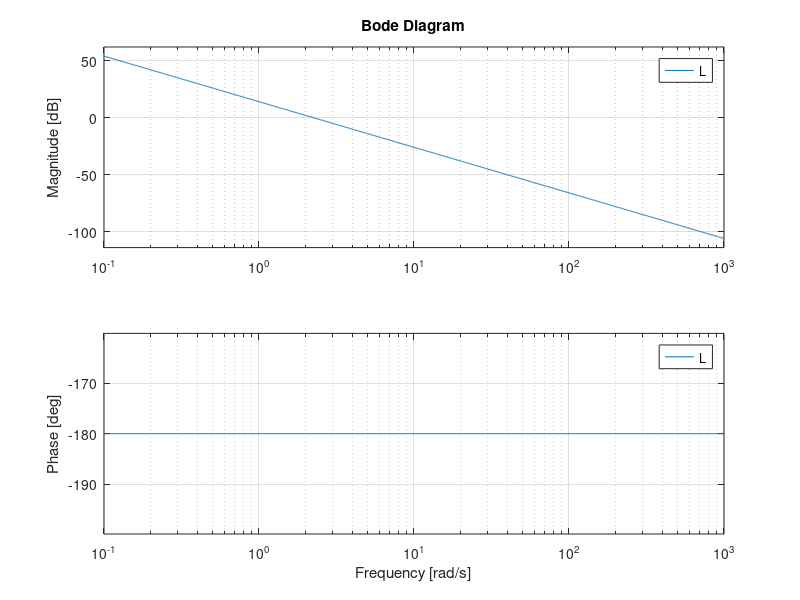

This chart was generated by the following MATLAB code: (Note: this script raises an error after producing the figure.)
clear
close all  
clc
 
% Laplace variable
s = tf('s');

% Loop transfer functions
Ga = 1; Gf = 1; Gs = 1;
Gp = 1/s;

% Reference requirements
Gc_origin_poles = 1;
delta = 36.5-8.25;
kc_ideal = 10^(14/20);
kc = 1 * kc_ideal

% Transient requirements
s_cap = 0.05;
tr = 0.5;
damping = abs(log(s_cap)) / sqrt(pi^2 + log(s_cap)^2)
Tp = 1 / (2 * damping * sqrt(1 - damping^2))
Sp_num = 2 * damping * sqrt(2 + 4 * damping^2 + 2 * sqrt(1 + 8 * damping^2));
Sp_den = sqrt(1 + 8 * damping^2) + 4 * damping^2 - 1;
Sp = Sp_num / Sp_den
cf_num = (pi - acos(damping)) * sqrt(sqrt(1 + 4 * damping^4) - 2 * damping^2);
cf_den = sqrt(1 - damping^2) * tr;
min_crossover_freq = cf_num / cf_den

% Controller design

Gc = kc/(s^Gc_origin_poles);
L = minreal(zpk(Gc*Gp*Ga*Gf*Gs), 1e-3);

figure(1), bode(L), grid on
[num, den] = tfdata(L, 'v');
figure(2), nyquist1(num, den), grid on
figure(3)
myngridst(Tp, Sp), hold on
nichols(L), hold on

desired_cross_freq = 5;

norm_freq = 10;
z = desired_cross_freq / norm_freq;
Rz = 1 + s/z

Gc = Gc * Rz
L = minreal(zpk(Gc*Gp*Ga*Gf*Gs), 1e-3);
nichols(L)

T = minreal(zpk(L/(1+L)));
figure(4), step(T/(Gf*Gs),5), grid on
